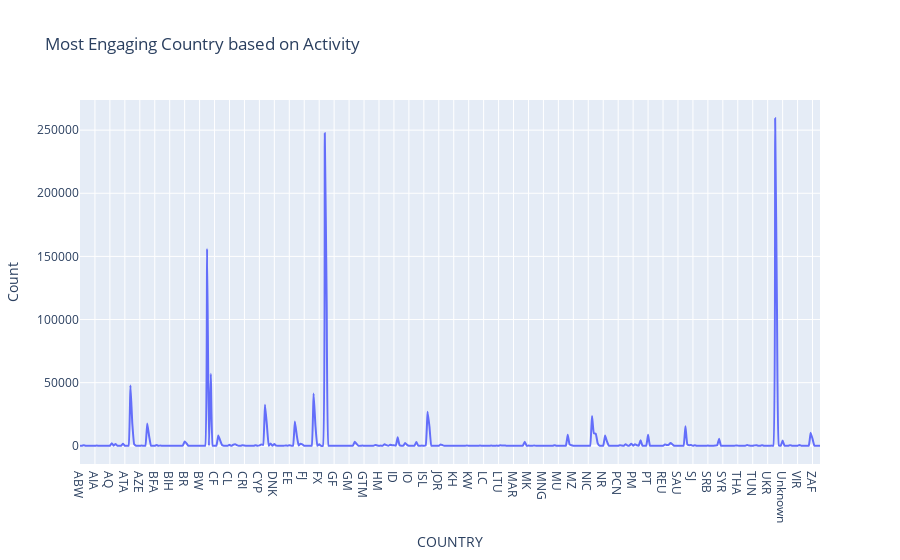

The notebook cell saved with this chart:
### Code cell
if isinstance(df_april, (pd.DatetimeIndex, pd.MultiIndex)):
    df_april = df_april.to_frame(index=False)

df_april = df_april.reset_index().drop('index', axis=1, errors='ignore')
df_april.columns = [str(c) for c in df_april.columns]  # update columns to strings in case they are numbers

chart_data = pd.concat([
    df_april['COUNTRY'],
    df_april['ACTIVITY_ID'],
], axis=1)
chart_data = chart_data.sort_values(['COUNTRY'])
chart_data = chart_data.rename(columns={'COUNTRY': 'x'})
chart_data_count = chart_data.groupby(['x'])[['ACTIVITY_ID']].count()
chart_data_count.columns = ['ACTIVITY_ID|count']
chart_data = chart_data_count.reset_index()
chart_data = chart_data.dropna()

charts = []
line_cfg = {'line': {'shape': 'spline', 'smoothing': 0.3}, 'mode': 'lines'}
charts.append(go.Scatter(
	x=chart_data['x'], y=chart_data['ACTIVITY_ID|count'], name='ACTIVITY_ID|count', **line_cfg
))
figure = go.Figure(data=charts, layout=go.Layout({
    'legend': {'orientation': 'h'},
    'title': {'text': 'Count of ACTIVITY_ID by COUNTRY'},
    'xaxis': {'title': {'text': 'COUNTRY'}},
    'yaxis': {'tickformat': '0:g', 'title': {'text': 'Count of ACTIVITY_ID'}, 'type': 'linear'}
}))

# from plotly.offline import iplot, init_notebook_mode

import pandas as pd

if isinstance(df_april, (pd.DatetimeIndex, pd.MultiIndex)):
    df_april = df_april.to_frame(index=False)

df_april = df_april.reset_index().drop('index', axis=1, errors='ignore')
df_april.columns = [str(c) for c in df_april.columns]  # update columns to strings in case they are numbers

chart_data = pd.concat([
    df_april['COUNTRY'],
    df_april['ACTIVITY_ID'],
], axis=1)
chart_data = chart_data.sort_values(['COUNTRY'])
chart_data = chart_data.rename(columns={'COUNTRY': 'x'})
chart_data_count = chart_data.groupby(['x'])[['ACTIVITY_ID']].count()
chart_data_count.columns = ['ACTIVITY_ID|count']
chart_data = chart_data_count.reset_index()
chart_data = chart_data.dropna()

import plotly.graph_objs as go

charts = []
line_cfg = {'line': {'shape': 'spline', 'smoothing': 0.3}, 'mode': 'lines'}
charts.append(go.Scatter(
    x=chart_data['x'], y=chart_data['ACTIVITY_ID|count'], name='ACTIVITY_ID|count', **line_cfg
))
figure = go.Figure(data=charts, layout=go.Layout({
    'legend': {'orientation': 'h'},
    'title': {'text': 'Most Engaging Country based on Activity'},
    'xaxis': {'title': {'text': 'COUNTRY'}},
    'yaxis': {'tickformat': '0:g', 'title': {'text': 'Count'}, 'type': 'linear'}
}))

# If you're having trouble viewing your chart in your notebook try passing your 'chart' into this snippet:

init_notebook_mode(connected=True)
for chart in charts:
    chart.pop('id', None) # for some reason iplot does not like 'id'
iplot(figure)

### Figure 1 — Plotly figure (JSON) as saved in the notebook; plotly's stock layout.template omitted (floating-point values rounded to 4 significant figures; data arrays with more than 128 entries replaced by an {"elided": "..."} marker saying what was removed)
{"data": [{"line": {"shape": "spline", "smoothing": 0.3}, "mode": "lines", "name": "ACTIVITY_ID|count", "type": "scatter", "x": {"elided": "397 str values"}, "y": {"elided": "397 int values"}}], "layout": {"legend": {"orientation": "h"}, "title": {"text": "Most Engaging Country based on Activity"}, "xaxis": {"title": {"text": "COUNTRY"}}, "yaxis": {"tickformat": "0:g", "title": {"text": "Count"}, "type": "linear"}}}
